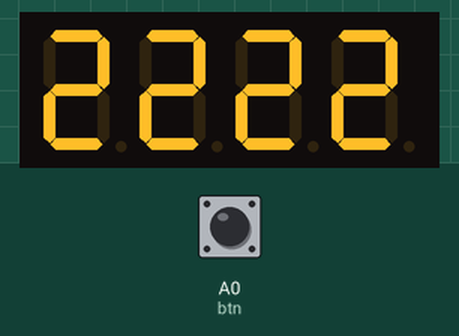
The sketch below on a simulated Arduino Uno, built with avr-gcc and run on an emulated ATmega328P. Shown: 4-digit seven-segment display. Wiring (inferred from the names in the program): 4-digit 7-segment display, segments lit when HIGH: segments pin 5, pin 10, pin 1, pin 2, pin 4, pin 7, pin 11, pin 3; digit selects pin 12, pin 9, pin 8, pin 6. Inputs (shaded band) come from the test bench; at power-on: A0 (btn) HIGH. The segment pins are drawn as the display they are named for.

Above: at 1.2 s.
1.3 s: A0 (btn) pulled LOW for 0.15 s
At 1.51 s:
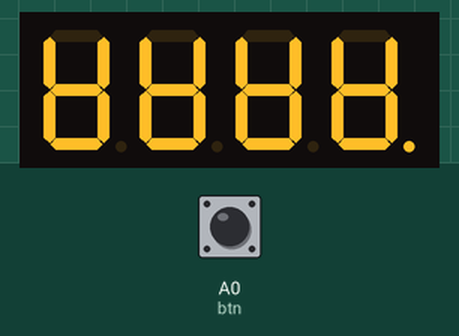
2.0 s: A0 (btn) pulled LOW for 1 s
4.5 s: A0 (btn) pulled LOW for 0.15 s
5.2 s: A0 (btn) pulled LOW for 3.2 s
At 7.2 s:
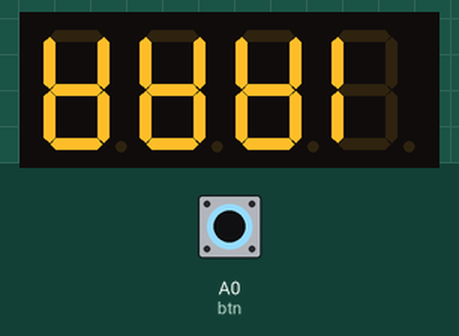
At 8.1 s:
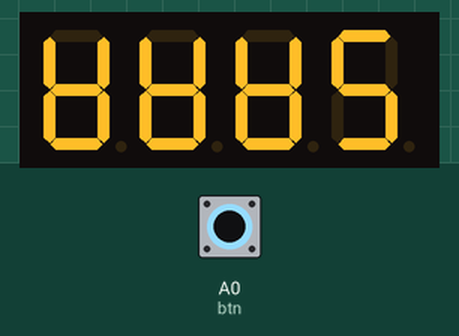

The sketch:

sketch_jun10a.ino
```cpp
// Пины разрядов (общий катод: LOW = включить разряд)
int com[4] = {12, 9, 8, 6};

// Коды цифр для 7 сегментов (биты: A B C D E F G)
int sym[10] = {
  126,  // 0
  12,   // 1
  182,  // 2
  158,  // 3
  204,  // 4
  218,  // 5
  250,  // 6
  14,   // 7
  254,  // 8
  222   // 9
};

// Пины сегментов: A,B,C,D,E,F,G,DP
int seg[8] = {11, 7, 4, 2, 1, 10, 5, 3};

int btn = A0;           // Кнопка (INPUT_PULLUP, LOW при нажатии)

int mode = 0;           // 0=сброс(5555), 1=счёт, 2=стоп
int val = 5555;         // Текущее значение для вывода
int prev = 5555;        // Предыдущее значение (для точки)
unsigned long start;    // Время старта счёта
unsigned long flash;    // До скольки мигать точкой

// Антидребезг
bool lastRead = HIGH;
bool btnState = HIGH;
unsigned long debTime = 0;

void setup() {
  for (int i = 0; i < 4; i++) pinMode(com[i], OUTPUT);
  for (int i = 0; i < 8; i++) pinMode(seg[i], OUTPUT);
  pinMode(btn, INPUT_PULLUP);
  clearAll();
}

void loop() {
  // Антидребезг кнопки
  bool now = digitalRead(btn);
  if (now != lastRead) { debTime = millis(); lastRead = now; }
  if (millis() - debTime > 50 && now != btnState) {
    btnState = now;
    if (btnState == LOW) onClick();
  }

  // Режим счёта
  if (mode == 1) {
    int cur = (millis() - start) / 1000;
    if (cur >= 50) { cur = 50; mode = 2; }
    if (cur != val) {
      val = cur;
      flash = millis() + 500;
    }
  }

  if (mode == 0) val = 5555;

  // Мигание точки
  bool dot = (flash > millis()) && ((millis() / 100) % 2 == 0);

  display(val, dot);
}

void onClick() {
  if (mode == 0) {        // 5555 -> запуск с 0
    mode = 1;
    val = 0;
    start = millis();
    flash = millis() + 500;
  }
  else if (mode == 1) {   // стоп
    int cur = (millis() - start) / 1000;
    val = (cur > 50) ? 50 : cur;
    mode = 2;
  }
  else if (mode == 2) {   // сброс на 5555
    mode = 0;
    val = 5555;
    flash = millis() + 500;
  }
}

void display(int v, bool dot) {
  int d1 = v / 1000;
  int d2 = (v % 1000) / 100;
  int d3 = (v % 100) / 10;
  int d4 = v % 10;
  int digs[4] = {d1, d2, d3, d4};

  for (int i = 0; i < 4; i++) {
    clearAll();
    showDigit(digs[i], (i == 3) ? dot : false); // точка только на последнем разряде
    digitalWrite(com[i], LOW);  // включаем текущий разряд
    delay(3);
  }
}

void showDigit(int num, bool dot) {
  for (int i = 0; i < 7; i++) {
    digitalWrite(seg[i], bitRead(sym[num], i + 1) ? HIGH : LOW);
  }
  digitalWrite(seg[7], dot ? HIGH : LOW);
}

void clearAll() {
  for (int i = 0; i < 4; i++) digitalWrite(com[i], HIGH);  // выкл все разряды
  for (int i = 0; i < 8; i++) digitalWrite(seg[i], LOW);   // выкл все сегменты
}
```

Measured:
- after the input at 1.3 s, the display: first changes after 0.12 s (image 1 shows a later state)
- after the input at 2.0 s, every drawn part: stays the same
- after the input at 5.2 s, the display: first changes after 0.10 s (image 2 shows a later state)
- what the display in image 2 shows lasts 0.5 s, from 6.8 s to 7.3 s
- what the display in image 3 shows lasts 0.5 s, from 7.8 s to 8.3 s
